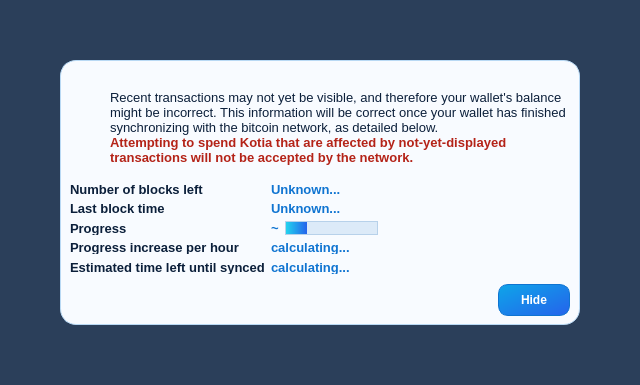
<?xml version="1.0" encoding="UTF-8"?>
<ui version="4.0">
 <class>ModalOverlay</class>
 <widget class="ModalOverlay" name="ModalOverlay">
  <property name="geometry">
   <rect>
    <x>0</x>
    <y>0</y>
    <width>640</width>
    <height>385</height>
   </rect>
  </property>
  <property name="windowTitle">
   <string>Form</string>
  </property>
  <layout class="QVBoxLayout" name="verticalLayout" stretch="0">
   <property name="sizeConstraint">
    <enum>QLayout::SetDefaultConstraint</enum>
   </property>
   <property name="leftMargin">
    <number>0</number>
   </property>
   <property name="topMargin">
    <number>0</number>
   </property>
   <property name="rightMargin">
    <number>0</number>
   </property>
   <property name="bottomMargin">
    <number>0</number>
   </property>
   <item>
    <widget class="QWidget" name="bgWidget" native="true">
      <property name="styleSheet">
       <string notr="true">#bgWidget { background: rgba(7,31,63,215); }</string>
      </property>
     <layout class="QVBoxLayout" name="verticalLayoutMain" stretch="1">
      <property name="leftMargin">
       <number>60</number>
      </property>
      <property name="topMargin">
       <number>60</number>
      </property>
      <property name="rightMargin">
       <number>60</number>
      </property>
      <property name="bottomMargin">
       <number>60</number>
      </property>
      <item>
       <widget class="QWidget" name="contentWidget" native="true">
         <property name="styleSheet">
           <string notr="true">#contentWidget { background: #f8fbff; border: 1px solid #b9d9f4; border-radius: 16px; }

QLabel { color: #0b1f3a; font-size: 13px; background: transparent; }
QLabel#infoTextStrong { color: #b42318; font-size: 13px; }
QLabel#numberOfBlocksLeft, QLabel#newestBlockDate, QLabel#percentageProgress, QLabel#progressIncreasePerH, QLabel#expectedTimeLeft { color: #0f74d1; font-weight: bold; }
QProgressBar#progressBar { background-color: #dceaf8; border: 1px solid #b7d1ea; border-radius: 8px; height: 9px; }
QProgressBar#progressBar::chunk { background: qlineargradient(x1:0,y1:0,x2:1,y2:0, stop:0 #22d3ee, stop:1 #2563eb); border-radius: 7px; }
QPushButton#closeButton { background: qlineargradient(x1:0,y1:0,x2:1,y2:1, stop:0 #0ea5e9, stop:1 #2563eb); color: white; border: 1px solid #0f74d1; border-radius: 10px; padding: 8px 22px; font-weight: bold; }
QPushButton#closeButton:hover { background: #38bdf8; }</string>
         </property>
        <layout class="QVBoxLayout" name="verticalLayoutSub" stretch="1,0,0,0">
         <property name="spacing">
          <number>0</number>
         </property>
         <property name="leftMargin">
          <number>10</number>
         </property>
         <property name="topMargin">
          <number>10</number>
         </property>
         <property name="rightMargin">
          <number>10</number>
         </property>
         <property name="bottomMargin">
          <number>10</number>
         </property>
         <item>
          <layout class="QHBoxLayout" name="horizontalLayoutIconText" stretch="0,1">
           <property name="topMargin">
            <number>20</number>
           </property>
           <item>
            <layout class="QVBoxLayout" name="verticalLayoutIcon">
             <property name="leftMargin">
              <number>0</number>
             </property>
             <item>
              <widget class="QPushButton" name="warningIcon">
               <property name="enabled">
                <bool>false</bool>
               </property>
               <property name="text">
                <string/>
               </property>
               <property name="icon">
                <iconset>
                 <normaloff>:/icons/warning</normaloff>
                 <disabledoff>:/icons/warning</disabledoff>:/icons/warning</iconset>
               </property>
               <property name="iconSize">
                <size>
                 <width>48</width>
                 <height>48</height>
                </size>
               </property>
               <property name="flat">
                <bool>true</bool>
               </property>
              </widget>
             </item>
             <item>
              <spacer name="verticalSpacerWarningIcon">
               <property name="orientation">
                <enum>Qt::Vertical</enum>
               </property>
               <property name="sizeHint" stdset="0">
                <size>
                 <width>20</width>
                 <height>40</height>
                </size>
               </property>
              </spacer>
             </item>
            </layout>
           </item>
           <item>
            <layout class="QVBoxLayout" name="verticalLayoutInfoText">
             <property name="leftMargin">
              <number>0</number>
             </property>
             <property name="topMargin">
              <number>0</number>
             </property>
             <item>
              <widget class="QLabel" name="infoText">
               <property name="text">
                <string>Recent transactions may not yet be visible, and therefore your wallet's balance might be incorrect. This information will be correct once your wallet has finished synchronizing with the bitcoin network, as detailed below.</string>
               </property>
               <property name="textFormat">
                <enum>Qt::RichText</enum>
               </property>
               <property name="wordWrap">
                <bool>true</bool>
               </property>
              </widget>
             </item>
             <item>
              <widget class="QLabel" name="infoTextStrong">
               <property name="font">
                <font>
                 <weight>75</weight>
                 <bold>true</bold>
                </font>
               </property>
               <property name="text">
                <string>Attempting to spend Kotia that are affected by not-yet-displayed transactions will not be accepted by the network.</string>
               </property>
               <property name="textFormat">
                <enum>Qt::RichText</enum>
               </property>
               <property name="wordWrap">
                <bool>true</bool>
               </property>
              </widget>
             </item>
             <item>
              <spacer name="verticalSpacerInTextSpace">
               <property name="orientation">
                <enum>Qt::Vertical</enum>
               </property>
               <property name="sizeHint" stdset="0">
                <size>
                 <width>20</width>
                 <height>40</height>
                </size>
               </property>
              </spacer>
             </item>
            </layout>
           </item>
          </layout>
         </item>
         <item>
          <spacer name="verticalSpacerAfterText">
           <property name="orientation">
            <enum>Qt::Vertical</enum>
           </property>
           <property name="sizeHint" stdset="0">
            <size>
             <width>20</width>
             <height>40</height>
            </size>
           </property>
          </spacer>
         </item>
         <item>
          <layout class="QFormLayout" name="formLayout">
           <property name="fieldGrowthPolicy">
            <enum>QFormLayout::FieldsStayAtSizeHint</enum>
           </property>
           <property name="horizontalSpacing">
            <number>6</number>
           </property>
           <property name="verticalSpacing">
            <number>6</number>
           </property>
           <property name="topMargin">
            <number>10</number>
           </property>
           <item row="0" column="0">
            <widget class="QLabel" name="labelNumberOfBlocksLeft">
             <property name="font">
              <font>
               <weight>75</weight>
               <bold>true</bold>
              </font>
             </property>
             <property name="text">
              <string>Number of blocks left</string>
             </property>
            </widget>
           </item>
           <item row="0" column="1">
            <widget class="QLabel" name="numberOfBlocksLeft">
             <property name="text">
              <string>Unknown...</string>
             </property>
            </widget>
           </item>
           <item row="1" column="0">
            <widget class="QLabel" name="labelLastBlockTime">
             <property name="font">
              <font>
               <weight>75</weight>
               <bold>true</bold>
              </font>
             </property>
             <property name="text">
              <string>Last block time</string>
             </property>
            </widget>
           </item>
           <item row="1" column="1">
            <widget class="QLabel" name="newestBlockDate">
             <property name="sizePolicy">
              <sizepolicy hsizetype="Maximum" vsizetype="Preferred">
               <horstretch>0</horstretch>
               <verstretch>0</verstretch>
              </sizepolicy>
             </property>
             <property name="text">
              <string>Unknown...</string>
             </property>
            </widget>
           </item>
           <item row="2" column="0">
            <widget class="QLabel" name="labelSyncDone">
             <property name="font">
              <font>
               <weight>75</weight>
               <bold>true</bold>
              </font>
             </property>
             <property name="text">
              <string>Progress</string>
             </property>
            </widget>
           </item>
           <item row="2" column="1">
            <layout class="QHBoxLayout" name="horizontalLayoutSync" stretch="0,1">
             <item>
              <widget class="QLabel" name="percentageProgress">
               <property name="text">
                <string notr="true">~</string>
               </property>
              </widget>
             </item>
             <item>
              <widget class="QProgressBar" name="progressBar">
               <property name="value">
                <number>24</number>
               </property>
               <property name="format">
                <string/>
               </property>
              </widget>
             </item>
            </layout>
           </item>
           <item row="4" column="0">
            <widget class="QLabel" name="labelProgressIncrease">
             <property name="font">
              <font>
               <weight>75</weight>
               <bold>true</bold>
              </font>
             </property>
             <property name="text">
              <string>Progress increase per hour</string>
             </property>
            </widget>
           </item>
           <item row="4" column="1">
            <widget class="QLabel" name="progressIncreasePerH">
             <property name="text">
              <string>calculating...</string>
             </property>
            </widget>
           </item>
           <item row="5" column="0">
            <widget class="QLabel" name="labelEstimatedTimeLeft">
             <property name="font">
              <font>
               <weight>75</weight>
               <bold>true</bold>
              </font>
             </property>
             <property name="text">
              <string>Estimated time left until synced</string>
             </property>
            </widget>
           </item>
           <item row="5" column="1">
            <widget class="QLabel" name="expectedTimeLeft">
             <property name="text">
              <string>calculating...</string>
             </property>
            </widget>
           </item>
          </layout>
         </item>
         <item>
          <layout class="QHBoxLayout" name="horizontalLayoutButtons">
           <property name="leftMargin">
            <number>10</number>
           </property>
           <property name="topMargin">
            <number>10</number>
           </property>
           <item>
            <spacer name="horizontalSpacer">
             <property name="orientation">
              <enum>Qt::Horizontal</enum>
             </property>
             <property name="sizeHint" stdset="0">
              <size>
               <width>40</width>
               <height>20</height>
              </size>
             </property>
            </spacer>
           </item>
           <item>
            <widget class="QPushButton" name="closeButton">
             <property name="text">
              <string>Hide</string>
             </property>
            </widget>
           </item>
          </layout>
         </item>
        </layout>
       </widget>
      </item>
     </layout>
    </widget>
   </item>
  </layout>
 </widget>
 <customwidgets>
  <customwidget>
   <class>ModalOverlay</class>
   <extends>QWidget</extends>
   <header>modaloverlay.h</header>
   <container>1</container>
  </customwidget>
 </customwidgets>
 <resources/>
 <connections/>
</ui>
